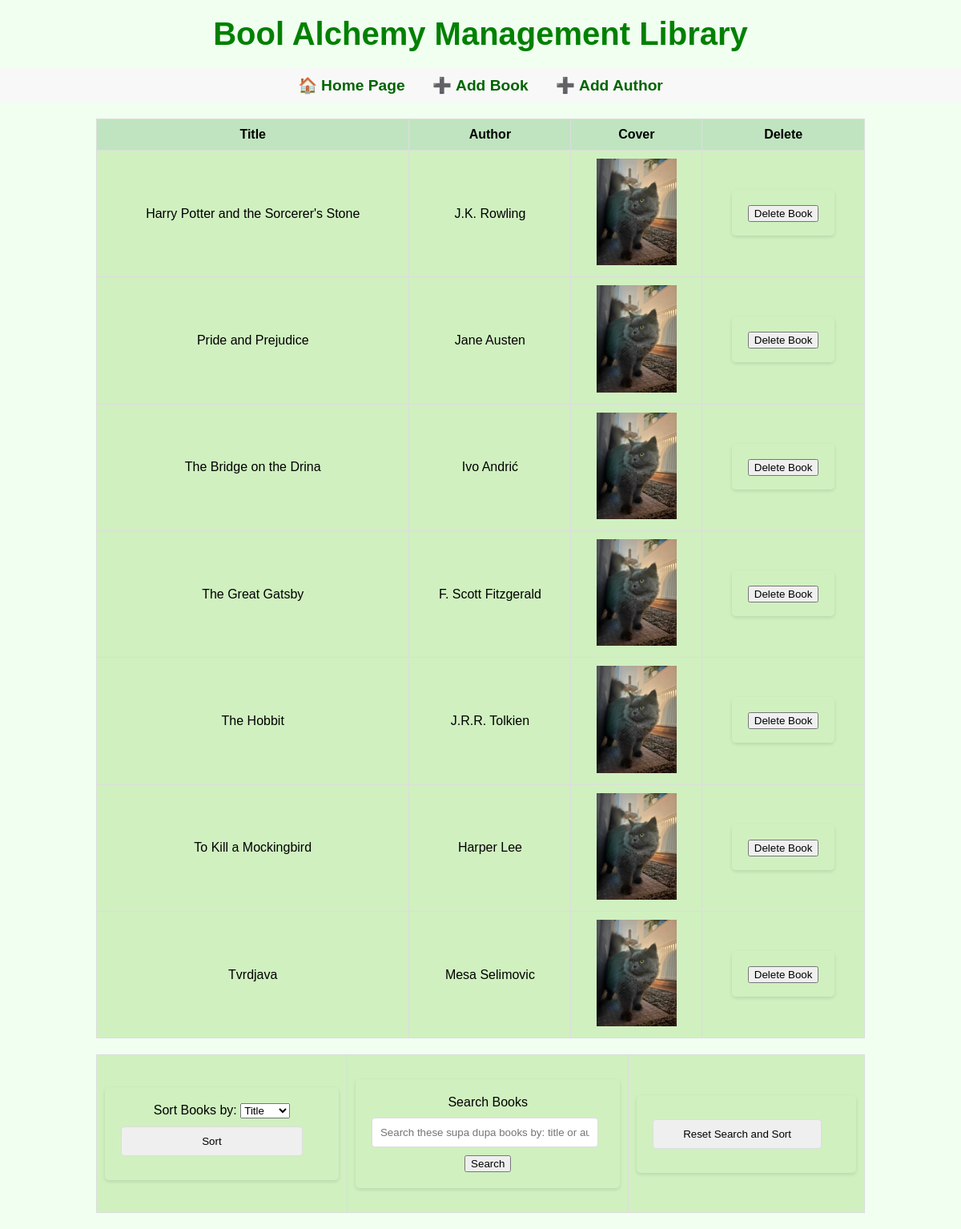
/sort_books, run on the app's committed database.
### data_models.py (models this page shows, shortened)
class Book(db.Model):
    id = db.Column(db.Integer, primary_key=True, autoincrement=True)
    title = db.Column(db.String(150), nullable=False)
    author_id = db.Column(db.Integer, db.ForeignKey('author.id'), nullable=False)
    author = db.relationship('Author', backref=db.backref('books', lazy=True))
    isbn = db.Column(db.String(13), unique=True, nullable=True)
    cover_image = db.Column(db.String, nullable=True)

class Author(db.Model):
    id = db.Column(db.Integer, primary_key=True, autoincrement=True)
    name = db.Column(db.String(100), nullable=False)
    birth_date = db.Column(db.Date, nullable=True)
    date_of_death = db.Column(db.Date, nullable=True)

### app.py (the view)
@app.route('/sort_books')
def sort_books():
    sort_by = request.args.get('sort_by', 'title')
    if sort_by == 'title':
        books = Book.query.order_by(Book.title).all()
    elif sort_by == 'author':
        books = Book.query.join(Author).order_by(Author.name).all()
    else:
        books = Book.query.all()
    books_with_covers = []
    for book in books:
        cover_image = book.cover_image if book.cover_image else fetch_cover_image(book.isbn)
        print(f"Cover URL: {cover_image}")
        books_with_covers.append({
            'id': book.id,
            'title': book.title,
            'author': book.author.name,
            'cover': cover_image
        })
    return render_template('home.html', books=books_with_covers, sort_by=sort_by)

### templates/home.html (shortened to what this page needs)
<!DOCTYPE html>
<html lang="en">
<head>
    <link rel="stylesheet" href="{{ url_for('static', filename='styles.css') }}">
</head>
<body>
    <h1>Bool Alchemy Management Library</h1>
    <nav>
    <a href="{{ url_for('home') }}"><span class="icon">🏠</span>Home Page</a>
    <a href="{{ url_for('add_book') }}"><span class="icon">➕</span>Add Book</a>
    <a href="{{ url_for('add_author') }}"><span class="icon">➕</span>Add Author</a>
    </nav>
    <table>
    <thead>
        <tr>
            <th>Title</th>
            <th>Author</th>
            <th>Cover</th>
            <th>Delete</th>
        </tr>
    </thead>
    <tbody>
        {% for book in books %}
        <tr>
            <td>{{ book.title }}</td>
            <td>{{ book.author }}</td>
            <td>
                <img src="{{ book.cover }}" alt="Cover of {{ book.title }}" onerror="this.onerror=null; this.src='{{ url_for('static', filename='cover_image.jpg') }}';">
            </td>
            <td>
                <form action="{{ url_for('delete_book', book_id=book.id) }}" method="POST" style="display:inline;">
                    <button type="submit" class="btn btn-danger" onclick="return confirmDeletion()">Delete Book</button>
                </form>
            </td>
        </tr>
        {% endfor %}
    </tbody>
</table>
<table>
    <tr>
        <td>
            <form method="GET" action="/sort_books">
                <label for="sort_by">Sort Books by:</label>
                <select name="sort_by" id="sort_by">
                    <option value="title" {% if sort_by == 'title' %}selected{% endif %}>Title</option>
                </select>
                <input type="submit" value="Sort">
            </form>
        </td>
        <td>
            <form action="{{ url_for('search_books') }}" method="GET">
                <label>Search Books</label>
                <input type="text" name="query" placeholder="Search these supa dupa books by: title or author">
                <button type="submit">Search</button>
            </form>
        </td>
        <td>
            <form method="GET" action="{{ url_for('home') }}">
                <input type="submit" value="Reset Search and Sort">
            </form>
        </td>
    </tr>
</table>
</body>
</html>

### static/styles.css (style rules this page uses)
body { font-family: Arial, sans-serif; margin: 0; padding: 0; background-color: #f0fff0; }
h1 { text-align: center; color: green; font-size: 2.5em; margin: 20px 0; font-family: Arial, sans-serif; }
form { background-color: #d0f0c0; padding: 20px; border-radius: 5px; box-shadow: 0 2px 4px rgba(0,0,0,0.1); max-width: 650px; margin: 20px auto; }
input[type="text"], input[type="date"], input[type="submit"] { display: block; width: 90%; padding: 10px; margin: 10px 0; border: 1px solid #ddd; border-radius: 4px; }
nav { text-align: center; background-color: #f8f8f8; padding: 10px 0; }
nav a { color: darkgreen; font-weight: bold; text-decoration: none; margin: 0 15px; font-size: 1.2em; }
nav .icon { margin-right: 5px; }

### templates/home.html (style rules this page uses)
body { background-color: #f0fff0; font-family: Arial, sans-serif; }
table { width: 80%; margin: 20px auto; border-collapse: collapse; background-color: #d0f0c0; padding: 10px; border-radius: 5px; }
th, td { padding: 10px; text-align: center; border: 1px solid #ddd; }
th { background-color: #c0e4c0; }
td img { max-width: 100px; height: auto; }

### data on the page
Book: title "Harry Potter and the Sorcerer's Stone"
Author: author "J.K. Rowling"
Book: title "Pride and Prejudice"
Author: author "Jane Austen"
Book: title "The Bridge on the Drina"
Author: author "Ivo Andrić"
Book: title "The Great Gatsby"
Author: author "F. Scott Fitzgerald"
Book: title "The Hobbit"
Author: author "J.R.R. Tolkien"
Book: title "To Kill a Mockingbird"
Author: author "Harper Lee"
Book: title "Tvrdjava"
Author: author "Mesa Selimovic"
